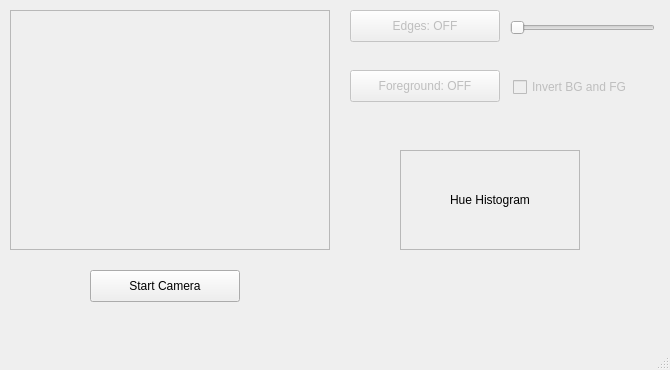
<?xml version="1.0" encoding="UTF-8"?>
<ui version="4.0">
 <class>MainWindow</class>
 <widget class="QMainWindow" name="MainWindow">
  <property name="geometry">
   <rect>
    <x>0</x>
    <y>0</y>
    <width>670</width>
    <height>370</height>
   </rect>
  </property>
  <property name="windowTitle">
   <string>MainWindow</string>
  </property>
  <widget class="QWidget" name="centralWidget">
   <widget class="QPushButton" name="edgeButton">
    <property name="enabled">
     <bool>false</bool>
    </property>
    <property name="geometry">
     <rect>
      <x>350</x>
      <y>10</y>
      <width>150</width>
      <height>32</height>
     </rect>
    </property>
    <property name="text">
     <string>Edges: OFF</string>
    </property>
   </widget>
   <widget class="QPushButton" name="foregroundButton">
    <property name="enabled">
     <bool>false</bool>
    </property>
    <property name="geometry">
     <rect>
      <x>350</x>
      <y>70</y>
      <width>150</width>
      <height>32</height>
     </rect>
    </property>
    <property name="text">
     <string>Foreground: OFF</string>
    </property>
   </widget>
   <widget class="QLabel" name="video">
    <property name="geometry">
     <rect>
      <x>10</x>
      <y>10</y>
      <width>320</width>
      <height>240</height>
     </rect>
    </property>
    <property name="font">
     <font>
      <family>Gill Sans</family>
      <pointsize>18</pointsize>
     </font>
    </property>
    <property name="frameShape">
     <enum>QFrame::StyledPanel</enum>
    </property>
    <property name="text">
     <string/>
    </property>
    <property name="textFormat">
     <enum>Qt::PlainText</enum>
    </property>
    <property name="alignment">
     <set>Qt::AlignCenter</set>
    </property>
   </widget>
   <widget class="QPushButton" name="cameraButton">
    <property name="geometry">
     <rect>
      <x>90</x>
      <y>270</y>
      <width>150</width>
      <height>32</height>
     </rect>
    </property>
    <property name="text">
     <string>Start Camera</string>
    </property>
   </widget>
   <widget class="QSlider" name="cannyThreshold">
    <property name="enabled">
     <bool>false</bool>
    </property>
    <property name="geometry">
     <rect>
      <x>510</x>
      <y>17</y>
      <width>145</width>
      <height>22</height>
     </rect>
    </property>
    <property name="orientation">
     <enum>Qt::Horizontal</enum>
    </property>
   </widget>
   <widget class="QCheckBox" name="Bg_Fg_Invert">
    <property name="enabled">
     <bool>false</bool>
    </property>
    <property name="geometry">
     <rect>
      <x>513</x>
      <y>77</y>
      <width>121</width>
      <height>20</height>
     </rect>
    </property>
    <property name="text">
     <string>Invert BG and FG</string>
    </property>
   </widget>
   <widget class="QLabel" name="histLabel">
    <property name="geometry">
     <rect>
      <x>400</x>
      <y>150</y>
      <width>180</width>
      <height>100</height>
     </rect>
    </property>
    <property name="autoFillBackground">
     <bool>false</bool>
    </property>
    <property name="frameShape">
     <enum>QFrame::StyledPanel</enum>
    </property>
    <property name="text">
     <string>Hue Histogram</string>
    </property>
    <property name="alignment">
     <set>Qt::AlignCenter</set>
    </property>
   </widget>
  </widget>
  <widget class="QStatusBar" name="statusBar"/>
  <widget class="QMenuBar" name="menuBar">
   <property name="geometry">
    <rect>
     <x>0</x>
     <y>0</y>
     <width>670</width>
     <height>21</height>
    </rect>
   </property>
  </widget>
 </widget>
 <layoutdefault spacing="6" margin="11"/>
 <resources/>
 <connections/>
</ui>
